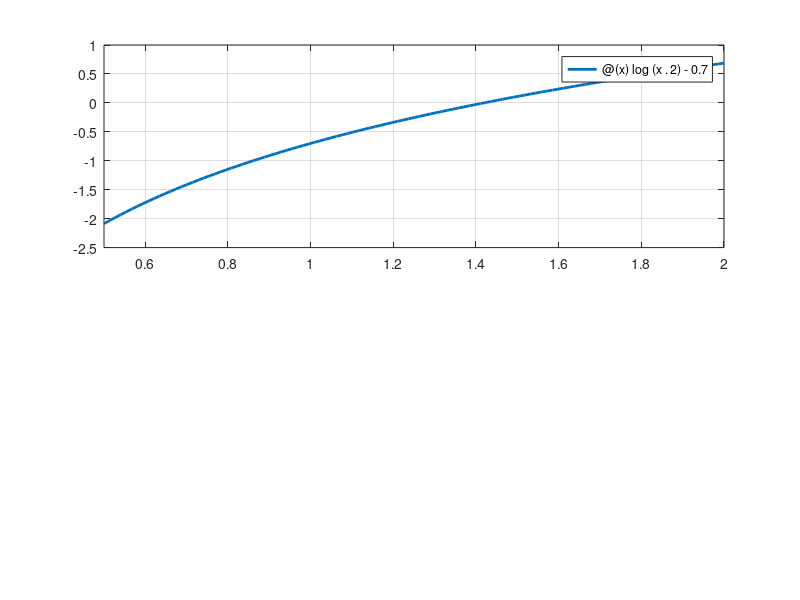

Write the MATLAB code that produced this figure. (Note: this script raises an error after producing the figure.)
%% ME 2004: Bisection Method Test Case
% DESCRIPTION: In this example, we will use the grapical and bisection method to solve a simple root
% finding problem. In this problem, the bisection method is executed by 2 custom MATLAB functions.
clear; clc; close all;

%% Test Function
% Parameters
f = @(x) log(x.^2) - 0.7;
xl = 0.5;
xu = 2;
es = 1e-3;
maxit = [];

% Plot
figure
subplot(2,1,1)
fplot(f,[xl xu],'linewidth',2)
grid on; hold on
yline(0,'r--','linewidth',2)

xlabel('x (ND)','fontsize',14,'Interpreter','latex')
ylabel('f(x) (ND)','fontsize',14,'Interpreter','latex')
title('Bisection Method Example Plot','fontsize',14,'Interpreter','latex')

set(gca,'TickLabelInterpreter','latex')
% set(gcf,'Position',[988 196 881 714])   % Will probably need to change this on your computer

%% Call the Custom Bisection Functions
[root1,fx1,ea1,iter1] = bisection_xtol(f,xl,xu,es,maxit);
fprintf('Using the bisection_xtol function:\n')
fprintf('----------------------------------\n')
fprintf('The value of the root is:                              xr=%9.9f\n',root1)
fprintf('The value of the function evaluated at the root is: f(xr)=%9.9f\n',fx1)
fprintf('The percent relative error is:                         ea=%9.9f\n',ea1)
fprintf('The number of iterations it took is:                      %d\n\n',iter1)


[root2,fx2,iter2] = bisection_ftol(f,xl,xu,es,maxit);
fprintf('Using the bisection_ftol function:\n')
fprintf('----------------------------------\n')
fprintf('The value of the root is:                              xr=%9.9f\n',root2)
fprintf('The value of the function evaluated at the root is: f(xr)=%9.9f\n',fx2)
fprintf('The number of iterations it took is:                      %d\n\n',iter2)


% Plot results
subplot(2,1,2)
fplot(f,[0.998*min([root1 root2]) 1.002*max([root1 root2])],'linewidth',2,'HandleVisibility','off')
grid on; hold on
yline(0,'r--','linewidth',2,'HandleVisibility','off')

plot(root1,fx1,'kd','linewidth',2)  % Plot bisection_xtol results
plot(root2,fx2,'ks','linewidth',2)  % Plot bisection_ftol results

xlabel('x (ND)','fontsize',14,'Interpreter','latex')
ylabel('f(x) (ND)','fontsize',14,'Interpreter','latex')
title('Zooming In On The Roots','fontsize',14,'Interpreter','latex')
legend('$bisection\_xtol$','$bisection\_ftol$','fontsize',14,'Interpreter','latex','location','northwest')

set(gca,'TickLabelInterpreter','latex')
